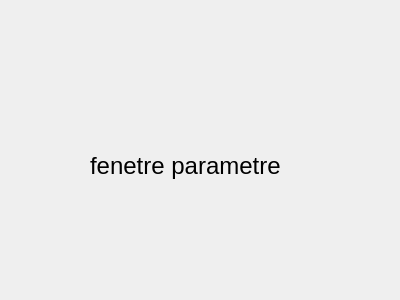
<?xml version="1.0" encoding="UTF-8"?>
<ui version="4.0">
 <class>fenetre_parametre</class>
 <widget class="QDialog" name="fenetre_parametre">
  <property name="geometry">
   <rect>
    <x>0</x>
    <y>0</y>
    <width>400</width>
    <height>300</height>
   </rect>
  </property>
  <property name="windowTitle">
   <string>Dialog</string>
  </property>
  <widget class="QLabel" name="label">
   <property name="geometry">
    <rect>
     <x>90</x>
     <y>120</y>
     <width>271</width>
     <height>91</height>
    </rect>
   </property>
   <property name="font">
    <font>
     <pointsize>18</pointsize>
    </font>
   </property>
   <property name="text">
    <string>fenetre parametre</string>
   </property>
  </widget>
 </widget>
 <resources/>
 <connections/>
</ui>
